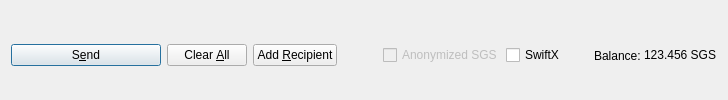
         <widget class="QFrame" name="frame_Send">
          <layout class="QHBoxLayout" name="horizontalLayout">
           <property name="bottomMargin">
            <number>0</number>
           </property>
           <item>
            <widget class="QPushButton" name="sendButton">
             <property name="minimumSize">
              <size>
               <width>150</width>
               <height>0</height>
              </size>
             </property>
             <property name="toolTip">
              <string>Confirm the send action</string>
             </property>
             <property name="text">
              <string>S&amp;end</string>
             </property>
             <property name="icon">
              <iconset resource="../safegames.qrc">
               <normaloff>:/icons/send</normaloff>:/icons/send</iconset>
             </property>
             <property name="autoDefault">
              <bool>false</bool>
             </property>
             <property name="default">
              <bool>true</bool>
             </property>
            </widget>
           </item>
           <item>
            <widget class="QPushButton" name="clearButton">
             <property name="sizePolicy">
              <sizepolicy hsizetype="Minimum" vsizetype="Fixed">
               <horstretch>0</horstretch>
               <verstretch>0</verstretch>
              </sizepolicy>
             </property>
             <property name="toolTip">
              <string>Clear all fields of the form.</string>
             </property>
             <property name="text">
              <string>Clear &amp;All</string>
             </property>
             <property name="icon">
              <iconset resource="../safegames.qrc">
               <normaloff>:/icons/remove</normaloff>:/icons/remove</iconset>
             </property>
             <property name="autoDefault">
              <bool>false</bool>
             </property>
            </widget>
           </item>
           <item>
            <widget class="QPushButton" name="addButton">
             <property name="toolTip">
              <string>Send to multiple recipients at once</string>
             </property>
             <property name="text">
              <string>Add &amp;Recipient</string>
             </property>
             <property name="icon">
              <iconset resource="../safegames.qrc">
               <normaloff>:/icons/add</normaloff>:/icons/add</iconset>
             </property>
             <property name="autoDefault">
              <bool>false</bool>
             </property>
            </widget>
           </item>
           <item>
            <spacer name="horizontalSpacer">
             <property name="orientation">
              <enum>Qt::Horizontal</enum>
             </property>
             <property name="sizeHint" stdset="0">
              <size>
               <width>40</width>
               <height>20</height>
              </size>
             </property>
            </spacer>
           </item>
           <item>
            <layout class="QHBoxLayout" name="horizontalLayout_2">
             <property name="spacing">
              <number>3</number>
             </property>
             <item>
              <widget class="QCheckBox" name="checkzSGS">
               <property name="enabled">
                <bool>false</bool>
               </property>
               <property name="text">
                <string>Anonymized SGS</string>
               </property>
              </widget>
             </item>
             <item>
              <widget class="QCheckBox" name="checkSwiftTX">
               <property name="enabled">
                <bool>true</bool>
               </property>
               <property name="minimumSize">
                <size>
                 <width>85</width>
                 <height>0</height>
                </size>
               </property>
               <property name="text">
                <string>SwiftX</string>
               </property>
              </widget>
             </item>
             <item>
              <widget class="QLabel" name="label">
               <property name="text">
                <string>Balance:</string>
               </property>
              </widget>
             </item>
             <item>
              <widget class="QLabel" name="labelBalance">
               <property name="sizePolicy">
                <sizepolicy hsizetype="Preferred" vsizetype="Fixed">
                 <horstretch>0</horstretch>
                 <verstretch>0</verstretch>
                </sizepolicy>
               </property>
               <property name="cursor">
                <cursorShape>IBeamCursor</cursorShape>
               </property>
               <property name="text">
                <string notr="true">123.456 SGS</string>
               </property>
               <property name="textInteractionFlags">
                <set>Qt::LinksAccessibleByMouse|Qt::TextSelectableByKeyboard|Qt::TextSelectableByMouse</set>
               </property>
              </widget>
             </item>
            </layout>
           </item>
          </layout>
         </widget>
